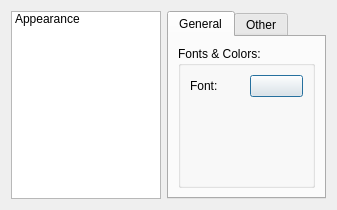
<?xml version="1.0" encoding="UTF-8"?>
<ui version="4.0">
 <class>PreferencesDialog</class>
 <widget class="QDialog" name="PreferencesDialog">
  <property name="windowModality">
   <enum>Qt::ApplicationModal</enum>
  </property>
  <property name="geometry">
   <rect>
    <x>0</x>
    <y>0</y>
    <width>337</width>
    <height>210</height>
   </rect>
  </property>
  <property name="sizePolicy">
   <sizepolicy hsizetype="Preferred" vsizetype="Preferred">
    <horstretch>0</horstretch>
    <verstretch>0</verstretch>
   </sizepolicy>
  </property>
  <property name="windowTitle">
   <string>Preferences</string>
  </property>
  <property name="modal">
   <bool>true</bool>
  </property>
  <layout class="QHBoxLayout" name="horizontalLayout">
   <item>
    <widget class="QListWidget" name="listWidget">
     <property name="sizePolicy">
      <sizepolicy hsizetype="Preferred" vsizetype="Preferred">
       <horstretch>0</horstretch>
       <verstretch>0</verstretch>
      </sizepolicy>
     </property>
     <property name="minimumSize">
      <size>
       <width>0</width>
       <height>0</height>
      </size>
     </property>
     <property name="maximumSize">
      <size>
       <width>150</width>
       <height>16777215</height>
      </size>
     </property>
     <property name="baseSize">
      <size>
       <width>0</width>
       <height>0</height>
      </size>
     </property>
     <property name="resizeMode">
      <enum>QListView::Adjust</enum>
     </property>
     <item>
      <property name="text">
       <string>Appearance</string>
      </property>
     </item>
    </widget>
   </item>
   <item>
    <widget class="QStackedWidget" name="stackedWidget">
     <property name="sizePolicy">
      <sizepolicy hsizetype="Preferred" vsizetype="Preferred">
       <horstretch>1</horstretch>
       <verstretch>0</verstretch>
      </sizepolicy>
     </property>
     <property name="currentIndex">
      <number>0</number>
     </property>
     <widget class="QWidget" name="appearance">
      <property name="sizePolicy">
       <sizepolicy hsizetype="Preferred" vsizetype="Preferred">
        <horstretch>0</horstretch>
        <verstretch>0</verstretch>
       </sizepolicy>
      </property>
      <layout class="QVBoxLayout" name="verticalLayout">
       <property name="margin">
        <number>0</number>
       </property>
       <item>
        <widget class="QTabWidget" name="tabWidgetAppearence">
         <property name="sizePolicy">
          <sizepolicy hsizetype="Preferred" vsizetype="Preferred">
           <horstretch>0</horstretch>
           <verstretch>0</verstretch>
          </sizepolicy>
         </property>
         <property name="currentIndex">
          <number>0</number>
         </property>
         <widget class="QWidget" name="general">
          <attribute name="title">
           <string>General</string>
          </attribute>
          <layout class="QVBoxLayout" name="verticalLayout_2">
           <item>
            <widget class="QGroupBox" name="groupBox">
             <property name="title">
              <string>Fonts &amp;&amp; Colors:</string>
             </property>
             <layout class="QGridLayout" name="gridLayout">
              <item row="0" column="0">
               <widget class="QLabel" name="labelFont">
                <property name="text">
                 <string>Font:</string>
                </property>
               </widget>
              </item>
              <item row="0" column="1">
               <widget class="QPushButton" name="pushButtonSelectFont">
                <property name="text">
                 <string/>
                </property>
               </widget>
              </item>
              <item row="1" column="0">
               <spacer name="verticalSpacer">
                <property name="orientation">
                 <enum>Qt::Vertical</enum>
                </property>
                <property name="sizeHint" stdset="0">
                 <size>
                  <width>20</width>
                  <height>40</height>
                 </size>
                </property>
               </spacer>
              </item>
             </layout>
            </widget>
           </item>
          </layout>
         </widget>
         <widget class="QWidget" name="other">
          <attribute name="title">
           <string>Other</string>
          </attribute>
         </widget>
        </widget>
       </item>
      </layout>
     </widget>
     <widget class="QWidget" name="page_2">
      <layout class="QVBoxLayout" name="verticalLayout_4">
       <item>
        <widget class="QTabWidget" name="tabWidgetPlugins">
         <property name="currentIndex">
          <number>-1</number>
         </property>
        </widget>
       </item>
      </layout>
     </widget>
    </widget>
   </item>
  </layout>
  <action name="actionAppearence">
   <property name="text">
    <string>Appearence</string>
   </property>
  </action>
 </widget>
 <resources/>
 <connections>
  <connection>
   <sender>listWidget</sender>
   <signal>currentRowChanged(int)</signal>
   <receiver>stackedWidget</receiver>
   <slot>setCurrentIndex(int)</slot>
   <hints>
    <hint type="sourcelabel">
     <x>83</x>
     <y>190</y>
    </hint>
    <hint type="destinationlabel">
     <x>363</x>
     <y>190</y>
    </hint>
   </hints>
  </connection>
 </connections>
</ui>
